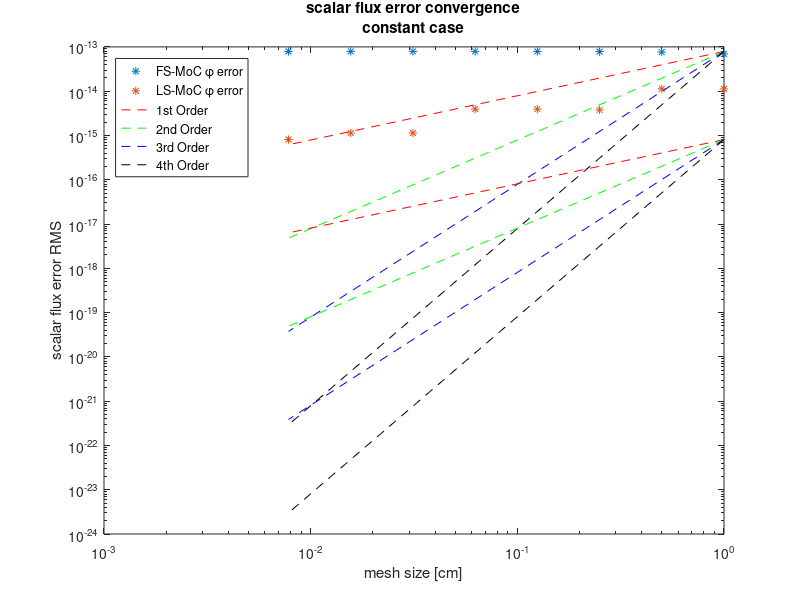
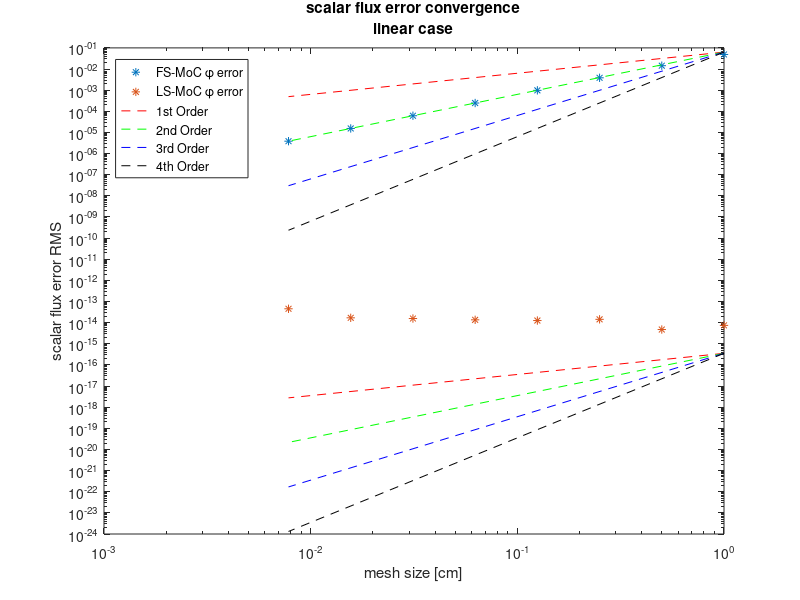
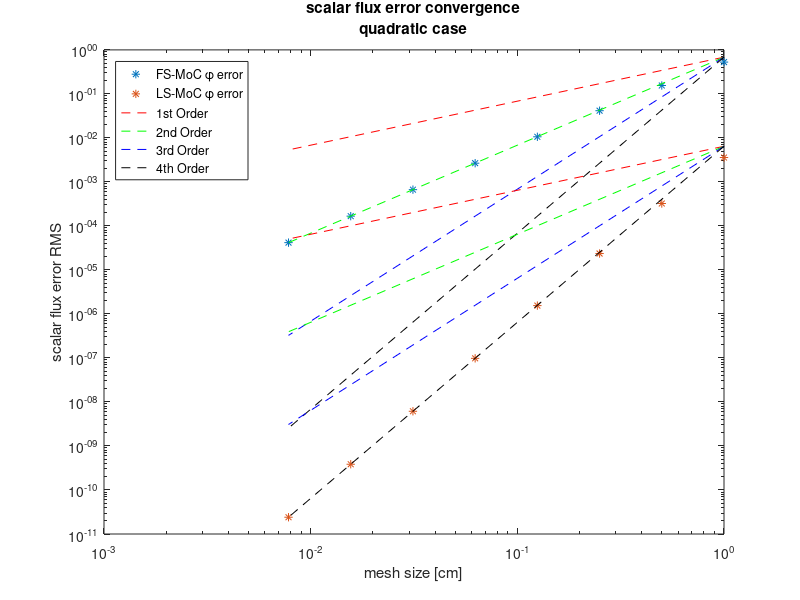
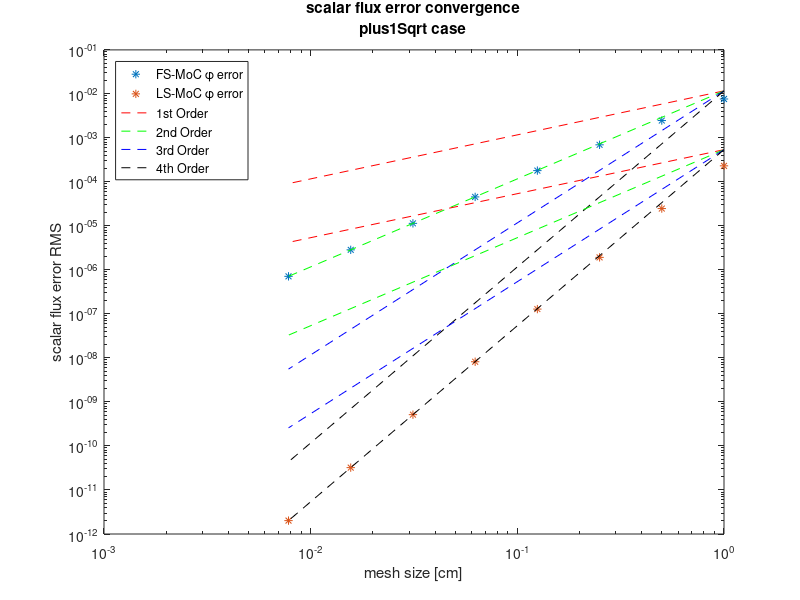

These figures' MATLAB source, in order:
%engin

nGrids=8;

% assumedSoln='constant';
% figureID=11;
% [error_phi0_n_FS_constant, order_phi_nMinus1_FS_constant]=converger_FS(assumedSoln,nGrids,figureID);
% [error_phi0_n_LS_constant, order_phi_nMinus1_LS_constant]=converger_LS(assumedSoln,nGrids,figureID);
% 
% assumedSoln='linear';
% figureID=12;
% [error_phi0_n_FS_linear, order_phi_nMinus1_FS_linear]=converger_FS(assumedSoln,nGrids,figureID);
% [error_phi0_n_LS_linear, order_phi_nMinus1_LS_linear]=converger_LS(assumedSoln,nGrids,figureID);
% 
% assumedSoln='quadratic';
% figureID=13;
% [error_phi0_n_FS_quadratic, order_phi_nMinus1_FS_quadratic]=converger_FS(assumedSoln,nGrids,figureID);
% [error_phi0_n_LS_quadratic, order_phi_nMinus1_LS_quadratic]=converger_LS(assumedSoln,nGrids,figureID);
% 
% assumedSoln='plus1Sqrt';
% figureID=14;
% [error_phi0_n_FS_plus1Sqrt, order_phi_nMinus1_FS_plus1Sqrt]=converger_FS(assumedSoln,nGrids,figureID);
% [error_phi0_n_LS_plus1Sqrt, order_phi_nMinus1_LS_plus1Sqrt]=converger_LS(assumedSoln,nGrids,figureID);

% reference solution
%%
% =================
% assumedSoln: constant
% refinementRatio: 2
% quad set order: 8

error_phi0_n_FS_constant =   1.0e-13 *[...
   0.694513144194782
   0.761687275872297
   0.782914840154826
   0.788965484740937
   0.790013848361801
   0.790634961693368
   0.790438718455841
   0.788621155924496
];

order_phi_nMinus1_FS_constant =[...
  -0.133196796841732
  -0.039656594641704
  -0.011106797273031
  -0.001915755561086
  -0.001133809311344
   0.000358135298305
   0.003321203522507
];

% =================
% assumedSoln: constant
% refinementRatio: 2
% quad set order: 8

error_phi0_n_LS_constant =   1.0e-13 *[...
   0.112228117813608
   0.112827285436508
   0.037772065111694
   0.039343271438244
   0.039291936301230
   0.011378431991337
   0.011370643298715
   0.008077778563184
];

order_phi_nMinus1_LS_constant =[...
  -0.007681825790841
   1.578724434669941
  -0.058797261970952
   0.001883658993058
   1.787931505097544
   0.000987882673690
   0.493283374614361
];
%%
% =================
% assumedSoln: linear
% refinementRatio: 2
% quad set order: 8

error_phi0_n_FS_linear =[...
   0.048861548575326
   0.014391604851914
   0.003842496606856
   0.000980105451355
   0.000246338131562
   0.000061668161856
   0.000015422293693
   0.000003855902141
];

order_phi_nMinus1_FS_linear =[...
   1.763472107459269
   1.905111589342248
   1.971035101020718
   1.992297014744958
   1.998042215418898
   1.999508497337394
   1.999877004407445
];

% =================
% assumedSoln: linear
% refinementRatio: 2
% quad set order: 8

error_phi0_n_LS_linear =   1.0e-13 *[...
   0.074257240236188
   0.047249088475604
   0.143580641605176
   0.125843669651456
   0.135971729298907
   0.156788099613461
   0.169156241165121
   0.452642638142466
];

order_phi_nMinus1_LS_linear =[...
   0.652245201271777
  -1.603502847163576
   0.190228603518118
  -0.111674077199480
  -0.205509338252473
  -0.109540346096509
  -1.420016082758704
];

%%
% =================
% assumedSoln: quadratic
% refinementRatio: 2
% quad set order: 8

error_phi0_n_FS_quadratic =[...
   0.528435410891271
   0.155155848101193
   0.041512603380145
   0.010600167985160
   0.002665104766903
   0.000667238453540
   0.000166870090430
   0.000041721307520
];

order_phi_nMinus1_FS_quadratic =[...
   1.768009070358906
   1.902096760011719
   1.969462282578579
   1.991822975503822
   1.997917907248369
   1.999477043810538
   1.999869114288267
];

% =================
% assumedSoln: quadratic
% refinementRatio: 2
% quad set order: 8

error_phi0_n_LS_quadratic =[...
   0.003582325361758
   0.000323354812612
   0.000023611148136
   0.000001548683201
   0.000000098048979
   0.000000006148216
   0.000000000384590
   0.000000000024048
];

order_phi_nMinus1_LS_quadratic =[...
   3.469706387034262
   3.775577980598491
   3.930354235224089
   3.981395632358030
   3.995262776263439
   3.998775409529993
   3.999325923258120
];

%%
% =================
% assumedSoln: plus1Sqrt
% refinementRatio: 2
% quad set order: 8

error_phi0_n_FS_plus1Sqrt =[...
   0.007661883418932
   0.002481560333717
   0.000696777858899
   0.000180787262340
   0.000045651918675
   0.000011442186213
   0.000002862384315
   0.000000715711168
];

order_phi_nMinus1_FS_plus1Sqrt =[...
   1.626451543246898
   1.832476844935340
   1.946405747076788
   1.985545633219298
   1.996312767118894
   1.999073436593434
   1.999767989571842
];

% =================
% assumedSoln: plus1Sqrt
% refinementRatio: 2
% quad set order: 8

error_phi0_n_LS_plus1Sqrt =   1.0e-03 *[...
   0.231940208089442
   0.024814379617639
   0.001929854481586
   0.000128936200543
   0.000008202699478
   0.000000514984548
   0.000000032222751
   0.000000002014445
];

order_phi_nMinus1_LS_plus1Sqrt =[...
   3.224504649159258
   3.684612414400402
   3.903762785470991
   3.974414792659945
   3.993497723792533
   3.998377548780968
   3.999625595867425
   ];
 
refinementRatio=2;
Tau=10;
for iGrid=1:nGrids
  J=5*refinementRatio^iGrid;
  gridMeshSize_n(iGrid)=Tau/J;
end

nSoln=4;
close all;
for iSoln=1:nSoln
  switch(iSoln)
    case 1 % constant
      soln='constant';
      error_phi0_n_FS=error_phi0_n_FS_constant;
      order_phi_nMinus1_FS=order_phi_nMinus1_FS_constant;
      error_phi0_n_LS=error_phi0_n_LS_constant;
      order_phi_nMinus1_LS=order_phi_nMinus1_LS_constant;
    case 2 % linear
      soln='linear';
      error_phi0_n_FS=error_phi0_n_FS_linear;
      order_phi_nMinus1_FS=order_phi_nMinus1_FS_linear;
      error_phi0_n_LS=error_phi0_n_LS_linear;
      order_phi_nMinus1_LS=order_phi_nMinus1_LS_linear;
    case 3 % quadratic
      soln='quadratic';
      error_phi0_n_FS=error_phi0_n_FS_quadratic;
      order_phi_nMinus1_FS=order_phi_nMinus1_FS_quadratic;
      error_phi0_n_LS=error_phi0_n_LS_quadratic;
      order_phi_nMinus1_LS=order_phi_nMinus1_LS_quadratic;
    case 4 % plus1Sqrt
      soln='plus1Sqrt';
      error_phi0_n_FS=error_phi0_n_FS_plus1Sqrt;
      order_phi_nMinus1_FS=order_phi_nMinus1_FS_plus1Sqrt;
      error_phi0_n_LS=error_phi0_n_LS_plus1Sqrt;
      order_phi_nMinus1_LS=order_phi_nMinus1_LS_plus1Sqrt;
  end
    
  orderPlotGrid=[gridMeshSize_n(1) gridMeshSize_n(end)];

  scalarFluxErrorRMS_plot_handle=figure(iSoln+4);
  
  loglog(gridMeshSize_n,error_phi0_n_FS,'*');
  hold on;
  loglog(gridMeshSize_n,error_phi0_n_LS,'*');
  title({'scalar flux error convergence',[soln ' case']});
  xlabel('mesh size [cm]');
  ylabel('scalar flux error RMS');
  
  orderGuess=round(order_phi_nMinus1_FS(end));
  errorStt=error_phi0_n_FS(end)*refinementRatio^(orderGuess*(nGrids-1));
  firstOrder=[errorStt errorStt/refinementRatio^(nGrids-1)];
  secondOrder=[errorStt errorStt/refinementRatio^(2*(nGrids-1))];
  thirdOrder=[errorStt errorStt/refinementRatio^(3*(nGrids-1))];
  fourthOrder=[errorStt errorStt/refinementRatio^(4*(nGrids-1))];
  loglog(orderPlotGrid,firstOrder,'r--');
  loglog(orderPlotGrid,secondOrder,'g--');
  loglog(orderPlotGrid,thirdOrder,'b--');
  loglog(orderPlotGrid,fourthOrder,'k--');

  % plot the second set of OoA guide lines
  orderGuess=round(order_phi_nMinus1_LS(end));
  errorStt=error_phi0_n_LS(end)*refinementRatio^(orderGuess*(nGrids-1));
  firstOrder=[errorStt errorStt/refinementRatio^(nGrids-1)];
  secondOrder=[errorStt errorStt/refinementRatio^(2*(nGrids-1))];
  thirdOrder=[errorStt errorStt/refinementRatio^(3*(nGrids-1))];
  fourthOrder=[errorStt errorStt/refinementRatio^(4*(nGrids-1))];
  loglog(orderPlotGrid,firstOrder,'r--');
  loglog(orderPlotGrid,secondOrder,'g--');
  loglog(orderPlotGrid,thirdOrder,'b--');
  loglog(orderPlotGrid,fourthOrder,'k--');
  
  legend('FS-MoC \phi error','LS-MoC \phi error','1st Order','2nd Order',...
    '3rd Order','4th Order','location','northwest');
  savefig([soln '_withScattering_MC2017']);
  hold off;
  
end
